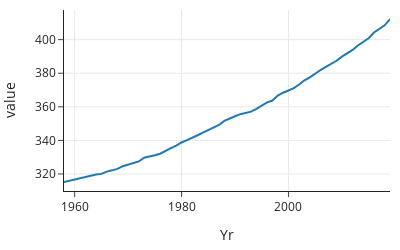

Source (notebook cell):
### Markdown cell above
## Reshaping the Data Table

The CO2 measurements taken at the Mauna Loa research station are available both daily and hourly. You might see some asymmetry in the granularity. We say the hourly data has a *finer granularity* than the daily data; and reciprocally, the daily data has a *coarser granularity* than the hourly data. 

Why not always just use the data with the finest granularity available? On a computational level, fine-grained data can become quite large. The Mauna Loa Observatory started recording CO2 levels in 1958. Imagine how many rows the data table would contain if they provided measurements every single second! But more importantly, we want the granularity of the data to match our research question. Suppose we want to see whether CO2 levels have risen over the past 50+ years, consistent with global warming predictions. We don’t need a CO2 measurement every second. In fact, we might well be content with yearly averages where the seasonal patterns are smoothed away. We can aggregate the data, changing its granularity to annual average measurements, and make a plot to display the trend.
We use **aggregation** to go to a coarser granularity — in `pandas`, we can use `.groupby()` and `.agg()`.

### Code cell
fig = px.line(co2_NA.groupby('Yr')['Int'].mean())
fig.update_layout(height=250, width=400, showlegend=False)
fig.show()

### Figure 1 — Plotly figure (JSON) as saved in the notebook; plotly's stock layout.template omitted (floating-point values rounded to 4 significant figures)
{"data": [{"hovertemplate": "variable=Int<br>Yr=%{x}<br>value=%{y}<extra></extra>", "legendgroup": "Int", "line": {"color": "#1F77B4", "dash": "solid"}, "marker": {"symbol": "circle"}, "mode": "lines", "name": "Int", "orientation": "v", "showlegend": true, "type": "scatter", "x": [1958, 1959, 1960, 1961, 1962, 1963, 1964, 1965, 1966, 1967, 1968, 1969, 1970, 1971, 1972, 1973, 1974, 1975, 1976, 1977, 1978, 1979, 1980, 1981, 1982, 1983, 1984, 1985, 1986, 1987, 1988, 1989, 1990, 1991, 1992, 1993, 1994, 1995, 1996, 1997, 1998, 1999, 2000, 2001, 2002, 2003, 2004, 2005, 2006, 2007, 2008, 2009, 2010, 2011, 2012, 2013, 2014, 2015, 2016, 2017, 2018, 2019], "xaxis": "x", "y": [315.2, 316.0, 316.9, 317.6, 318.5, 319.0, 319.6, 320.0, 321.4, 322.2, 323.0, 324.6, 325.7, 326.3, 327.5, 329.7, 330.2, 331.1, 332.0, 333.8, 335.4, 336.8, 338.8, 340.1, 341.4, 343.1, 344.7, 346.1, 347.4, 349.2, 351.6, 353.1, 354.4, 355.6, 356.4, 357.1, 358.8, 360.8, 362.6, 363.7, 366.7, 368.4, 369.5, 371.1, 373.3, 375.8, 377.5, 379.8, 381.9, 383.8, 385.6, 387.4, 389.9, 391.7, 393.9, 396.5, 398.6, 400.8, 404.2, 406.6, 408.5, 412.3], "yaxis": "y"}], "layout": {"height": 250, "legend": {"title": {"text": "variable"}, "tracegroupgap": 0}, "showlegend": false, "width": 400, "xaxis": {"anchor": "y", "autorange": true, "domain": [0, 1], "range": [1958, 2019], "title": {"text": "Yr"}, "type": "linear"}, "yaxis": {"anchor": "x", "autorange": true, "domain": [0, 1], "range": [309.9, 417.7], "title": {"text": "value"}, "type": "linear"}}}
